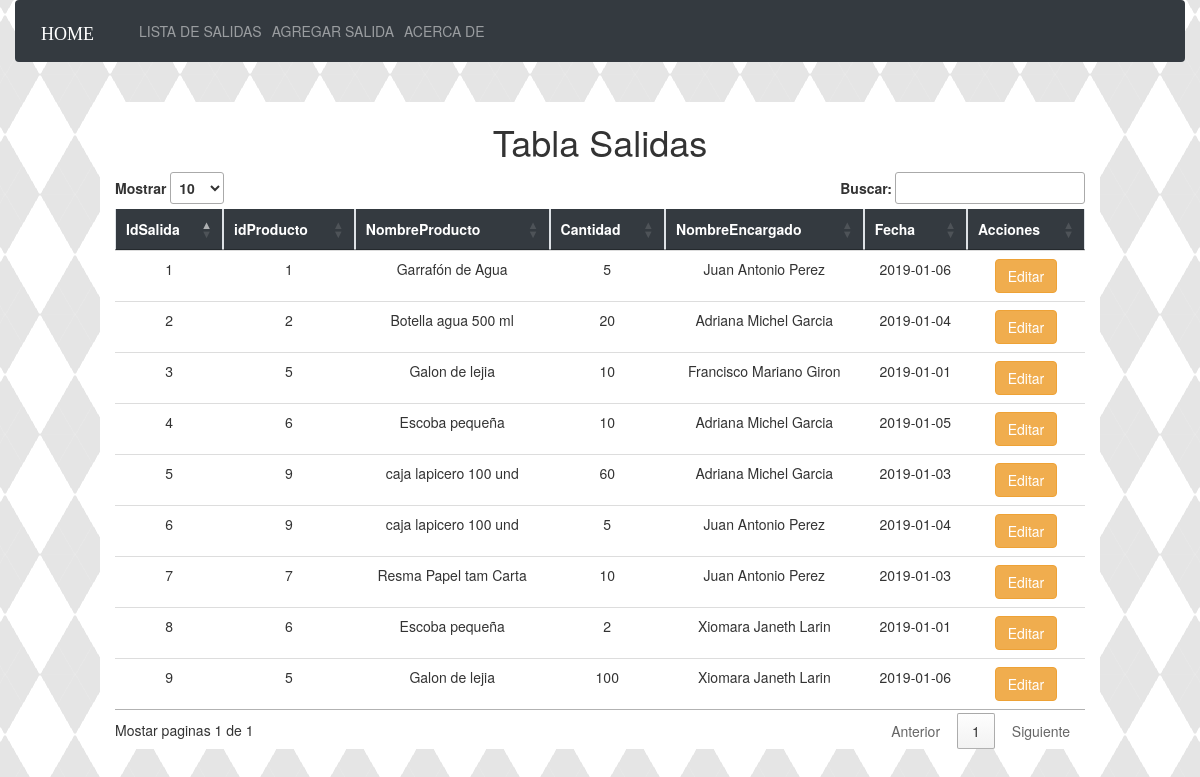
/Vistas/SalidaListaView.php, run on the app's committed database.
### tables this page shows
CREATE TABLE `salida` (
  `idSalida` int(11) NOT NULL,
  `idProducto` int(11) NOT NULL,
  `cantidad` int(11) DEFAULT NULL,
  `idEncargado` int(11) NOT NULL,
  `fecha` date DEFAULT NULL
);

CREATE TABLE `producto` (
  `idProducto` int(11) NOT NULL,
  `nombre` varchar(45) NOT NULL,
  `marca` varchar(45) DEFAULT NULL,
  `precio` double DEFAULT NULL,
  `stock` int(11) DEFAULT NULL,
  `estado` int(1) DEFAULT NULL,
  `proveedor` varchar(45) DEFAULT NULL,
  `idCategoria` int(11) NOT NULL
);

CREATE TABLE `encargado` (
  `idEncargado` int(11) NOT NULL,
  `nombre` varchar(45) NOT NULL,
  `estadoEncargado` int(1) DEFAULT NULL
);

### Modelo/bd/Conexion.php (called while the page is built, shortened)
<?php
abstract class Conexion{
    public function __construct(){
            $this->db = new mysqli(DB_HOST, DB_USER, DB_PASS, DB_NAME);
    }
}

### Controlador/SalidaController.php (called while the page is built, shortened)
<?php
require_once '../Modelo/SalidaModel.php';
class SalidaController {
     public function listarSalidas(){
           $objSalida = new SalidaModel();
           $objSalida->getSalida();
           return $objSalida;
      }
}

### Modelo/SalidaModel.php (called while the page is built, shortened)
<?php
 require ('../Modelo/bd/Conexion.php');
 class SalidaModel extends Conexion{
     public function getSalida(){
                $consulta = $this->db->query("SELECT s.idSalida, p.idProducto,p.nombre as p, s.cantidad, e.nombre,s.fecha FROM salida AS s LEFT JOIN producto as p ON s.idProducto=p.idProducto LEFT JOIN encargado AS e ON s.idEncargado=e.idEncargado;");
                $this->salida = [['idSalida'=>" ",'idProducto'=>" ",'nombreProducto'=>" ",'cantidad'=>" ",'nombreEncargado'=>" ",'fecha'=>" "]];
                while( $filas = $consulta->fetch_array(MYSQLI_ASSOC)){
                        $this->salida[] = $filas;
                }
                 return $this->salida;
            }
}

### Vistas/SalidaListaView.php (the view, shortened to what this page needs)
<!DOCTYPE html>
<html>
    <head>
         <link rel="stylesheet" href="asets/css/bootstrap.css">
         <link rel="stylesheet" href="asets/css/estilos.css">
         <link rel="stylesheet" href="http://cdn.datatables.net/1.10.19/css/jquery.dataTables.min.css">
        <?php
            require_once '../Controlador/SalidaController.php';
            $objSalida = new SalidaController();
        ?>
    </head>
    <body>
    <section class="container-fluid">
        <?php
            include '../Vistas/plantilla/menuPlantillaSalida.php';
        ?>
        <section class="row">
            <div class=" offset-1 col-10" id="cntTablaProductos">
                <h1 id="productoH1">Tabla Salidas</h1>
                <table id="tbProductos" class="table">
                    <?php
                       $salida = $objSalida->listarSalidas();
                       $contador = 0;
                       echo '<thead class="table table-bordered table-striped table-hover bg-dark"> '
                                . '<tr> <th scope="col"> IdSalida </th> <th scope="col"> idProducto </th> <th scope="col"> NombreProducto </th>  '
                                .'<th scope="col"> Cantidad </th> <th scope="col"> NombreEncargado </th> <th scope="col"> Fecha </th>  <th scope="col"> Acciones </th>'
                                . ' </tr> </thead>';
                       foreach ($salida as $arreglos) {
                           foreach ($arreglos as $elemento) {
                            if($contador == 0){
                               $contador += 1;
                               }else{
                                echo '<tr>'
                                         .'<td>'.$elemento['idSalida'].'</td>'
                                         .'<td>'.$elemento['idProducto'].'</td>'
                                         .'<td>'.$elemento['p'].'</td>'
                                         .'<td>'.$elemento['cantidad'].'</td>'
                                        .'<td>'.$elemento['nombre'].'</td>'
                                        .'<td>'.$elemento['fecha'].'</td>'
                                         .'<td>'.'<a class="btn btn-warning" href="ProductoModificarView.php?idProducto='.$elemento['idProducto'].'&nombre='.$elemento['nombre'].'&marca='.$elemento['marca'].'&precio='.$elemento['precio'].'&stock='.$elemento['stock'].'&proveedor='.$elemento['proveedor'].'&nombreCategoria='.$elemento['nombreCategoria'].'">Editar</a>'
                                         .'</tr>';
                            }
                       }
                       }
                    ?>
              </table>
            </div>
        </section>
    </section>
    </body>
</html>

### Vistas/asets/css/estilos.css (style rules this page uses)
body { background-position: center center; background-color: #c0c0c0; background-image: repeating-linear-gradient(120deg, rgba(255,255,255,.1), rgba(255,255,255,.1) 1px, transparent 1px, transparent 60px), repeating-linear-gradient(60deg, rgba(255,255,255,.1), rgba(255,255,255,.1) 1px, transparent 1px, transparent 60px), linear-gradient(60deg, rgba(0,0,0,.1) 25%, transparent 25%, transparent 75%, rgba(0,0,0,.1) 75%, rgba(0,0,0,.1)), linear-gradient(120deg, rgba(0,0,0,.1) 25%, transparent 25%, transparent 75%, rgba(0,0,0,.1) 75%, rgba(0,0,0,.1)); background-size: 70px 120px; }
#cntTablaProductos { background: white; margin-top: 20px; border-radius: 10px; }
#productoH1 { text-align: center; }
table { text-align: center; }
th { color: white; }

### data on the page
salida: idSalida "1", idProducto.idProducto "1", idProducto.nombre "Garrafón de Agua", cantidad "5", idEncargado.nombre "Juan Antonio Perez", fecha "2019-01-06"
salida: idSalida "2", idProducto.idProducto "2", idProducto.nombre "Botella agua 500 ml", cantidad "20", idEncargado.nombre "Adriana Michel Garcia", fecha "2019-01-04"
salida: idSalida "3", idProducto.idProducto "5", idProducto.nombre "Galon de lejia", cantidad "10", idEncargado.nombre "Francisco Mariano Giron", fecha "2019-01-01"
salida: idSalida "4", idProducto.idProducto "6", idProducto.nombre "Escoba pequeña", cantidad "10", idEncargado.nombre "Adriana Michel Garcia", fecha "2019-01-05"
salida: idSalida "5", idProducto.idProducto "9", idProducto.nombre "caja lapicero 100 und", cantidad "60", idEncargado.nombre "Adriana Michel Garcia", fecha "2019-01-03"
salida: idSalida "6", idProducto.idProducto "9", idProducto.nombre "caja lapicero 100 und", cantidad "5", idEncargado.nombre "Juan Antonio Perez", fecha "2019-01-04"
salida: idSalida "7", idProducto.idProducto "7", idProducto.nombre "Resma Papel tam Carta", cantidad "10", idEncargado.nombre "Juan Antonio Perez", fecha "2019-01-03"
salida: idSalida "8", idProducto.idProducto "6", idProducto.nombre "Escoba pequeña", cantidad "2", idEncargado.nombre "Xiomara Janeth Larin", fecha "2019-01-01"
salida: idSalida "9", idProducto.idProducto "5", idProducto.nombre "Galon de lejia", cantidad "100", idEncargado.nombre "Xiomara Janeth Larin", fecha "2019-01-06"
